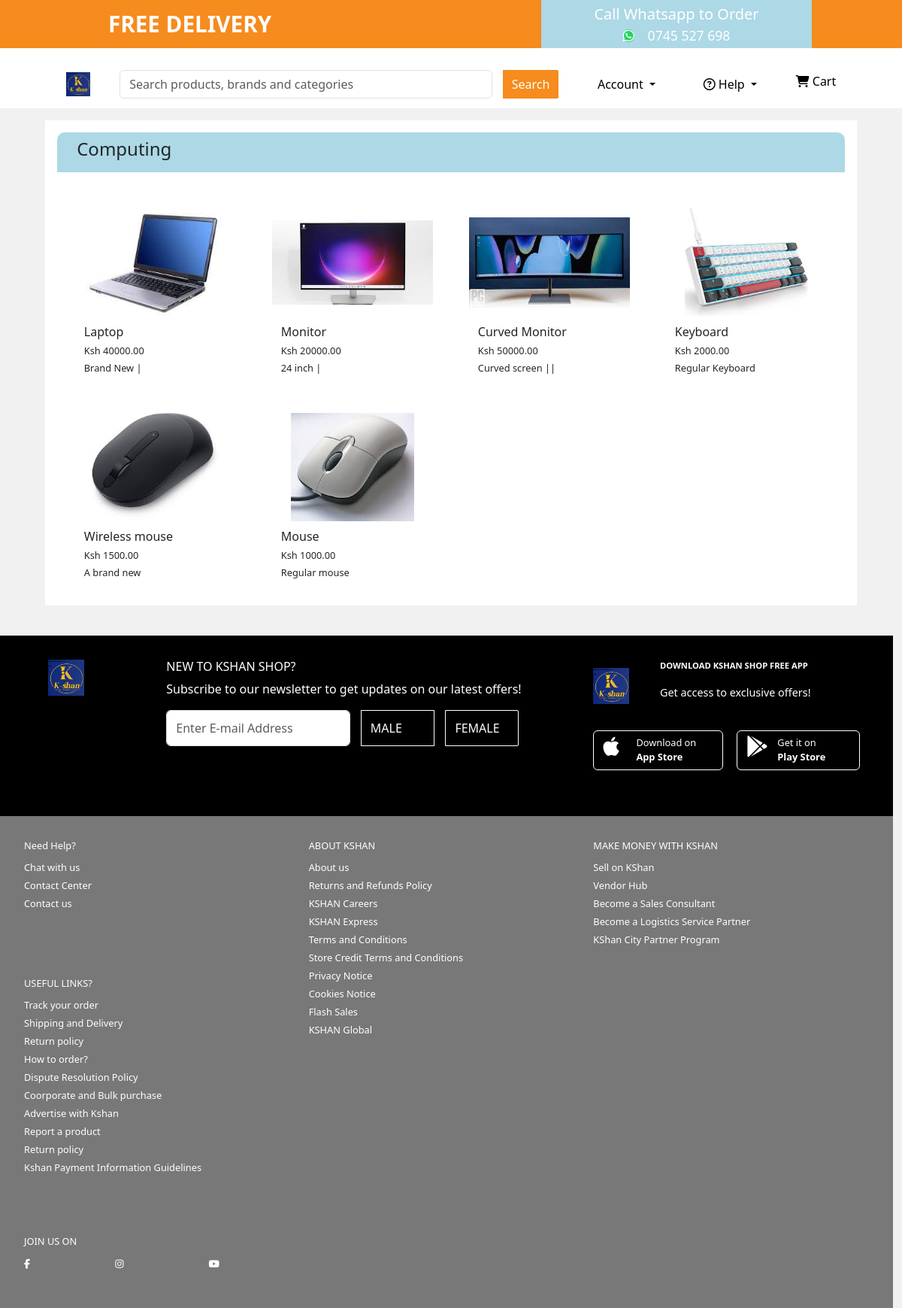
Page /user-pages/home/products_by_category.php?category=Computing on the committed database.
### tables this page shows
CREATE TABLE `products` (
  `id` int(11) NOT NULL,
  `name` varchar(255) NOT NULL,
  `category` varchar(100) NOT NULL,
  `stockQuantity` int(11) NOT NULL,
  `description` text NOT NULL,
  `price` decimal(10,2) NOT NULL
);

CREATE TABLE `product_images` (
  `id` int(11) NOT NULL,
  `product_id` int(11) NOT NULL,
  `file_path` varchar(255) NOT NULL
);

### user-pages/home/products_by_category.php (the view, shortened to what this page needs)
<!DOCTYPE html>
<html lang="en">
<head>
    <link rel="stylesheet" href="https://stackpath.bootstrapcdn.com/bootstrap/4.3.1/css/bootstrap.min.css">
    <link rel="stylesheet" href="https://cdnjs.cloudflare.com/ajax/libs/font-awesome/5.15.4/css/all.min.css">
    <link href="https://cdn.jsdelivr.net/npm/bootstrap@5.3.0-alpha1/dist/css/bootstrap.min.css" rel="stylesheet">
    <link rel="stylesheet" href="products_page.css">
    <link rel="stylesheet" href="home_page.css">
    <link rel="stylesheet" href="user_pages.css">
</head>
<body class="home-page-body">
<?php include_once 'nav.php'; ?>
<section class="container products-by-category" style="margin-top: 10em;">
    <?php
    $category = isset($_GET['category']) ? urldecode($_GET['category']) : '';
    $category = str_replace('%20', ' ', $category);
            $productSql = "SELECT * FROM products WHERE category = '$category'";
            $productResult = $conn->query($productSql);
            ?>
            <div class="product-cards row" style="row-gap: 2em;">
                <div class="header-band">
                    <h4><?php echo $category; ?></h4>
                </div>
                    <?php
                    while ($product = $productResult->fetch_assoc()) {
                        $productId = $product['id'];
                        $imageSql = "SELECT * FROM product_images WHERE product_id = $productId";
                        $imageResult = $conn->query($imageSql);
                        if ($imageResult->num_rows > 0) {
                            $image = $imageResult->fetch_assoc();
                            $imageUrl = $image['file_path'];
                        }
                        ?>
                        <div class="single-product-card card col-3" onclick="showDetails(<?php echo $productId; ?>)">
                            <img src="../../admin/product-upload/<?php echo $imageUrl; ?>" alt="product"  style="height: 60%"/>
                            <div class="product-details-lines">
                                <p><?php echo $product['name']; ?></p>
                                <p style="font-size: 0.8em">Ksh <?php echo $product['price']; ?></p>
                                <p style="font-size: 0.8em"><?php $description = $product['description'];
                                    $words = explode(' ', $description);
                                    $first_three_words = implode(' ', array_slice($words, 0, 3));
                                    echo $first_three_words ?>
                            </p>
                            </div>
                        </div>
                        <?php
                    }
                        ?>
            </div>
</section>
<?php include_once 'footer.php'; ?>
</body>
</html>

### user-pages/home/products_page.css (style rules this page uses)
.single-product-card { height: 75% }
.product-details-lines { width: 80%; }
.product-details-lines p { width: 100%; }

### user-pages/home/home_page.css (style rules this page uses)
.product-cards { padding: 1em; }
.product-cards .header-band { padding: 0.5em; padding-left: 2.5%; width: 100%; margin-bottom: 1em; display: flex; flex-direction: row; justify-content: space-between; background-color: lightblue; border-top-left-radius: 10px; border-top-right-radius: 10px; }
.product-cards .card { border: none; height: 15em; display: flex; flex-direction: column; align-items: center; }
.product-cards .card img { width: 90%; height: 70%; object-fit: contain; }
.product-cards .card p:nth-child(1) { margin-top: 0.5rem; margin-bottom: 0.25rem; }
.product-cards .card p:nth-child(2) { margin-top: 0rem; margin-bottom: 0.25rem; }
.single-product-card { height: 10em }

### user-pages/home/user_pages.css (style rules this page uses)
body { background-color: #f1f1f2; }
.home-page-body .container { background: transparent; max-width: 90%; margin-left: 5%; margin-top: 2%; }
.product-cards { background-color: white; }
.single-product-card { transition: transform 0.3s, box-shadow 0.3s; }
.single-product-card img { object-fit: contain; }
.input-group .form-control, .input-group .btn, .card { border-radius: 2px; }

### rows in the picture
products: product_images.file_path (picture), name "Laptop", price "40000.00", description "Brand New |"
products: product_images.file_path (picture), name "Monitor", price "20000.00", description "24 inch |"
products: product_images.file_path (picture), name "Curved Monitor", price "50000.00", description "Curved screen ||"
products: product_images.file_path (picture), name "Keyboard", price "2000.00", description "Regular Keyboard"
products: product_images.file_path (picture), name "Wireless mouse", price "1500.00", description "A brand new"
products: product_images.file_path (picture), name "Mouse", price "1000.00", description "Regular mouse"

### other values in the picture
$category "Computing"
